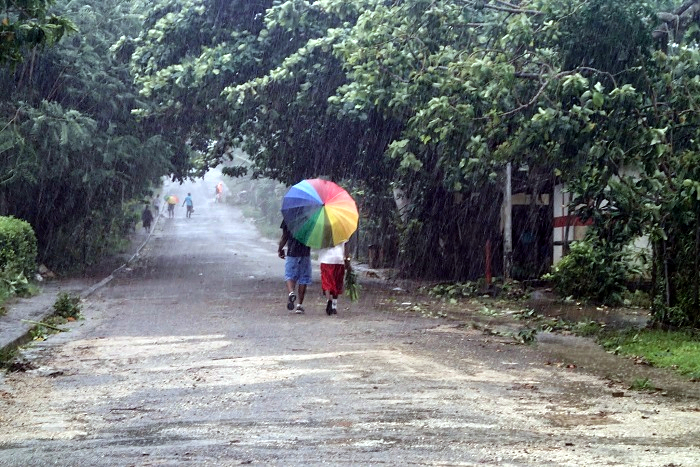
%> input picture project/code/image/real_world/2.jpg, 700 x 467 px, given in place of 1.jpg, which was not available
$ octave demo.m   (GNU Octave 9; MATLAB toolbox functions it lacks are replaced by stand-ins)
%> lines starting %> are read from the running program, lines starting %| are printed output that depends on the picture; in (x1, y1, x2, y2) boxes, pixels count from 0 and x2, y2 are one past the last pixel; in counts of white or black regions, pixels touching at a corner belong together; the program's own positions count from 1; pictures that were not available may be replaced by others from this repository, and a replacement may not be noted
### project/code/fast-guided-filter-code-v1/fastguidedfilter.m
function q = fastguidedfilter(I, p, r, eps, s)
%> called with r = 16, eps = 1, s = 4
%   GUIDEDFILTER   O(1) time implementation of guided filter.
%
%   - guidance image: I (should be a gray-scale/single channel image)
%   - filtering input image: p (should be a gray-scale/single channel image)
%   - local window radius: r
%   - regularization parameter: eps
%   - subsampling ratio: s (try s = r/4 to s=r)

I_sub = imresize(I, 1/s, 'nearest'); % NN is often enough
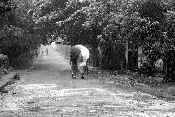
%> I_sub: size 117x175 double; min 0, max 1, mean 0.423
p_sub = imresize(p, 1/s, 'nearest');
r_sub = r / s; % make sure this is an integer

[hei, wid] = size(I_sub);
%> hei = 117; wid = 175
N = boxfilter(ones(hei, wid), r_sub); % the size of each local patch; N=(2r+1)^2 except for boundary pixels.

mean_I = boxfilter(I_sub, r_sub) ./ N;
mean_p = boxfilter(p_sub, r_sub) ./ N;
mean_Ip = boxfilter(I_sub.*p_sub, r_sub) ./ N;
cov_Ip = mean_Ip - mean_I .* mean_p; % this is the covariance of (I, p) in each local patch.

mean_II = boxfilter(I_sub.*I_sub, r_sub) ./ N;
var_I = mean_II - mean_I .* mean_I;

a = cov_Ip ./ (var_I + eps);
b = mean_p - a .* mean_I;

mean_a = boxfilter(a, r_sub) ./ N;
mean_b = boxfilter(b, r_sub) ./ N;

mean_a = imresize(mean_a, [size(I, 1), size(I, 2)], 'bilinear'); % bilinear is recommended
mean_b = imresize(mean_b, [size(I, 1), size(I, 2)], 'bilinear');

q = mean_a .* I + mean_b;
end

### project/code/fast-guided-filter-code-v1/boxfilter.m
function imDst = boxfilter(imSrc, r)
%> called with r = 4

%   BOXFILTER   O(1) time box filtering using cumulative sum
%
%   - Definition imDst(x, y)=sum(sum(imSrc(x-r:x+r,y-r:y+r)));
%   - Running time independent of r;
%   - Equivalent to the function: colfilt(imSrc, [2*r+1, 2*r+1], 'sliding', @sum);
%   - But much faster.

[hei, wid] = size(imSrc);
%> hei = 117; wid = 175
imDst = zeros(size(imSrc));

%cumulative sum over Y axis
imCum = cumsum(imSrc, 1);
%difference over Y axis
imDst(1:r+1, :) = imCum(1+r:2*r+1, :);
imDst(r+2:hei-r, :) = imCum(2*r+2:hei, :) - imCum(1:hei-2*r-1, :);
imDst(hei-r+1:hei, :) = repmat(imCum(hei, :), [r, 1]) - imCum(hei-2*r:hei-r-1, :);

%cumulative sum over X axis
imCum = cumsum(imDst, 2);
%difference over Y axis
imDst(:, 1:r+1) = imCum(:, 1+r:2*r+1);
imDst(:, r+2:wid-r) = imCum(:, 2*r+2:wid) - imCum(:, 1:wid-2*r-1);
imDst(:, wid-r+1:wid) = repmat(imCum(:, wid), [1, r]) - imCum(:, wid-2*r:wid-r-1);
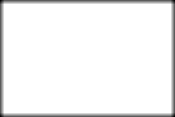
%> imDst: size 117x175 double; min 25, max 81, mean 78.5; drawn with min black and max white
end

### project/code/demo.m
%%%%%%%%%%%%%%%%%%%%%%
%  Test code for the paper:
%  X. Fu, J. Huang, D. Zeng, Y. Huang, X. Ding and J. Paisley. "Removing Rain from Single Images via a Deep Detail Network", CVPR, 2017
%
%  NOTE: The MatConvNet toolbox has been installed with CUDA 7.5 and 64-bit windows 10
%        You may need to re-install MatConvNet for your own computer configuration: http://www.vlfeat.org/matconvnet/
%        This code is for demo only and the result can be slightly different from the paper due to transferring across platforms
%%%%%%%%%%%%%%%%%%%%%%

clc;
clear;

addpath '.\fast-guided-filter-code-v1'
%run '.\matconvnet\matlab\vl_setupnn'

load('network.mat'); % load trained model

use_gpu = 1; % GPU: 1, CPU: 0

%%% parameters of guidedfilter
r = 16;
eps = 1;
s = 4;
%%%

%input = im2double(imread('.\image\synthetic\1rain.jpg'));
% input = im2double(imread('.\image\real_world\3.jpg'));
input = im2double(imread('1.jpg'));

base_layer = zeros(size(input)); % base layer
base_layer(:, :, 1) = fastguidedfilter(input(:, :, 1), input(:, :, 1), r, eps, s);
%> in boxfilter (call 2), `imDst(hei-r+1:hei, :) = repmat(imCum(hei, :), [r, 1]) - imCum(hei-2*r:..`: imDst: size 117x175 double; min 0.239, max 8.98, mean 3.71
%> in boxfilter (call 2), `imDst(:, 1:r+1) = imCum(:, 1+r:2*r+1);`: imDst: size 117x175 double; min 0.239, max 61.39, mean 4.2
%> in boxfilter (call 2), `imDst(:, wid-r+1:wid) = repmat(imCum(:, wid), [1, r]) - imCum(:, wid-2..`: imDst: size 117x175 double; min 2.47, max 71.89, mean 33
%> in boxfilter (call 4), `imDst(hei-r+1:hei, :) = repmat(imCum(hei, :), [r, 1]) - imCum(hei-2*r:..`: imDst: size 117x175 double; min 0.0102, max 8.95, mean 2.16
%> in boxfilter (call 4), `imDst(:, 1:r+1) = imCum(:, 1+r:2*r+1);`: imDst: size 117x175 double; min 0.0102, max 47.31, mean 2.4
%> in boxfilter (call 4), `imDst(:, wid-r+1:wid) = repmat(imCum(:, wid), [1, r]) - imCum(:, wid-2..`: imDst: size 117x175 double; min 0.218, max 67.07, mean 19.2
%> in fastguidedfilter, `mean_Ip = boxfilter(I_sub.*p_sub, r_sub) ./ N;`:
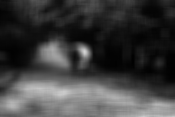
%> mean_Ip: size 117x175 double; min 0.00484, max 0.828, mean 0.246
%> call 6 of boxfilter, with r = 4
%> in boxfilter (call 6), `imDst(hei-r+1:hei, :) = repmat(imCum(hei, :), [r, 1]) - imCum(hei-2*r:..`: imDst: size 117x175 double; min 0.00954, max 0.943, mean 0.145
%> in boxfilter (call 6), `imCum = cumsum(imDst, 2);`:
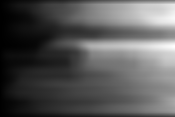
%> imCum: size 117x175 double; min 0.0283, max 35.22, mean 12.1; drawn with min black and max white
%> in boxfilter (call 6), `imDst(:, 1:r+1) = imCum(:, 1+r:2*r+1);`:
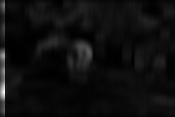
%> imDst: size 117x175 double; min 0.00954, max 2.72, mean 0.167; drawn with min black and max white
%> in boxfilter (call 6), `imDst(:, wid-r+1:wid) = repmat(imCum(:, wid), [1, r]) - imCum(:, wid-2..`:
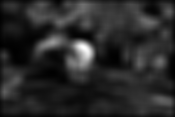
%> imDst: size 117x175 double; min 0.136, max 7.17, mean 1.29; drawn with min black and max white
%> call 7 of boxfilter, with r = 4
%> in boxfilter (call 7), `imDst(hei-r+1:hei, :) = repmat(imCum(hei, :), [r, 1]) - imCum(hei-2*r:..`:
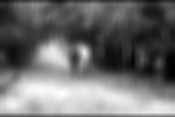
%> imDst: size 117x175 double; min 0.541, max 7.65, mean 3.64; drawn with min black and max white
%> in boxfilter (call 7), `imDst(:, 1:r+1) = imCum(:, 1+r:2*r+1);`: imDst: size 117x175 double; 2.86% of pixels changed, all inside (x1, y1, x2, y2) = (0, 0, 5, 117)
%> in boxfilter (call 7), `imDst(:, wid-r+1:wid) = repmat(imCum(:, wid), [1, r]) - imCum(:, wid-2..`: imDst: size 117x175 double; min 2.95, max 68.37, mean 32.5
base_layer(:, :, 2) = fastguidedfilter(input(:, :, 2), input(:, :, 2), r, eps, s);
base_layer(:, :, 3) = fastguidedfilter(input(:, :, 3), input(:, :, 3), r, eps, s);

detail_layer = input - base_layer; % detail layer

%> (the run ends here)
